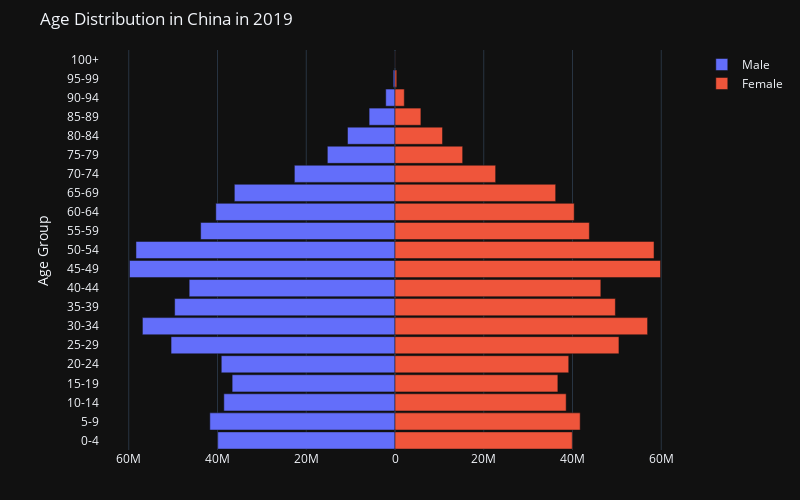

The code cell stored with this chart in its notebook:
### Code cell
trace_male = go.Bar(
    x=-pyramid_data.iloc[:,1:22].iloc[50],
    y=pyramid_data.columns[1:22].str.replace('Female',''), # to make data in the same order and same name
    orientation='h',
    name='Male',
    marker=dict(),
    #hover data
    #make hover with positive value by adding - to x
    hovertemplate='%{y} %{x} <extra></extra>',


    
)

# Create the trace for the female data
trace_female = go.Bar(
    x=pyramid_data.iloc[:,1:22].iloc[50],
    y=pyramid_data.columns[1:22].str.replace('Female',''), # to make data in the same order and same name
    orientation='h',
    name='Female',
    marker=dict(),
    hovertemplate='%{y} %{x} <extra></extra>',
   
     
)

# Combine the traces into a single figure
fig_py = go.Figure(data=[trace_male, trace_female])

# Update the layout with chart titles and axis labels
fig_py.update_layout(
    title=f'Age Distribution in China in {pyramid_data["Year"].iloc[50].astype(int)} ',
    xaxis_title='Population',
    yaxis_title='Age Group',
    barmode='relative',
    bargap=.1,
    width=800,
    height=500,
    margin=dict(l=100, r=100, t=50, b=50),
    template="plotly_dark", 
    xaxis=go.layout.XAxis( 
    tickvals=[-60000000, -40000000, -20000000, 0, 20000000, 40000000, 60000000],                      
     ticktext=["60M", "40M", "20M", "0", "20M",
                                 "40M", '60M'],)
        
)



fig_py.show()

### Figure 1 — Plotly figure (JSON) as saved in the notebook; plotly's stock layout.template omitted (floating-point values rounded to 4 significant figures)
{"data": [{"hovertemplate": "%{y} %{x} <extra></extra>", "name": "Male", "orientation": "h", "type": "bar", "x": [-39949145, -41730000.0, -38570000.0, -36700000.0, -39150000.0, -50460000.0, -56916707, -49660000.0, -46383293, -59830000.0, -58371771, -43794531, -40380000.0, -36206523, -22680000.0, -15248528, -10706469, -5836000.0, -2093000.0, -391800.0, -29660.0], "y": ["0-4", "5-9", "10-14", "15-19", "20-24", "25-29", "30-34", "35-39", "40-44", "45-49", "50-54", "55-59", "60-64", "65-69", "70-74", "75-79", "80-84", "85-89", "90-94", "95-99", "100+"]}, {"hovertemplate": "%{y} %{x} <extra></extra>", "name": "Female", "orientation": "h", "type": "bar", "x": [39949145, 41730000.0, 38570000.0, 36700000.0, 39150000.0, 50460000.0, 56916707, 49660000.0, 46383293, 59830000.0, 58371771, 43794531, 40380000.0, 36206523, 22680000.0, 15248528, 10706469, 5836000.0, 2093000.0, 391800.0, 29660.0], "y": ["0-4", "5-9", "10-14", "15-19", "20-24", "25-29", "30-34", "35-39", "40-44", "45-49", "50-54", "55-59", "60-64", "65-69", "70-74", "75-79", "80-84", "85-89", "90-94", "95-99", "100+"]}], "layout": {"bargap": 0.1, "barmode": "relative", "height": 500, "margin": {"b": 50, "l": 100, "r": 100, "t": 50}, "title": {"text": "Age Distribution in China in 2019 "}, "width": 800, "xaxis": {"ticktext": ["60M", "40M", "20M", "0", "20M", "40M", "60M"], "tickvals": [-60000000, -40000000, -20000000, 0, 20000000, 40000000, 60000000]}, "yaxis": {"title": {"text": "Age Group"}}}}
